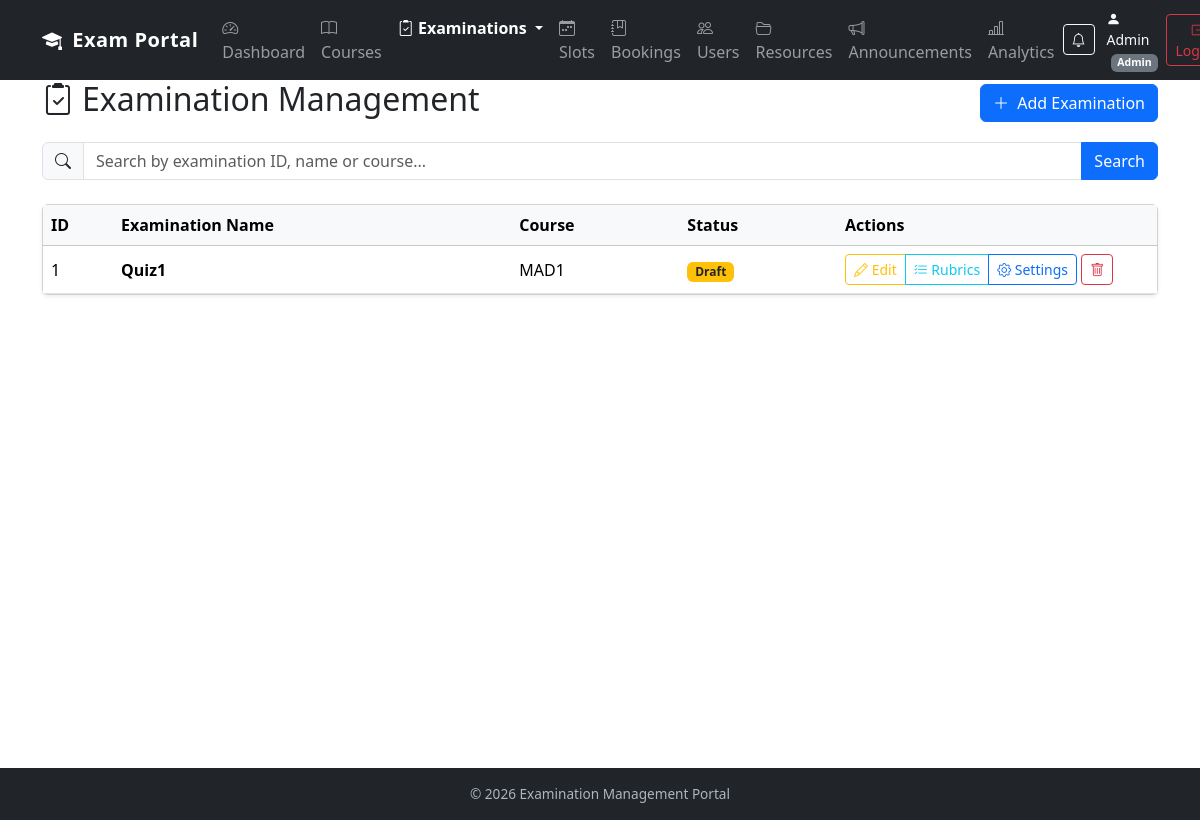
Page /examinations (signed in) on the earlier database version.
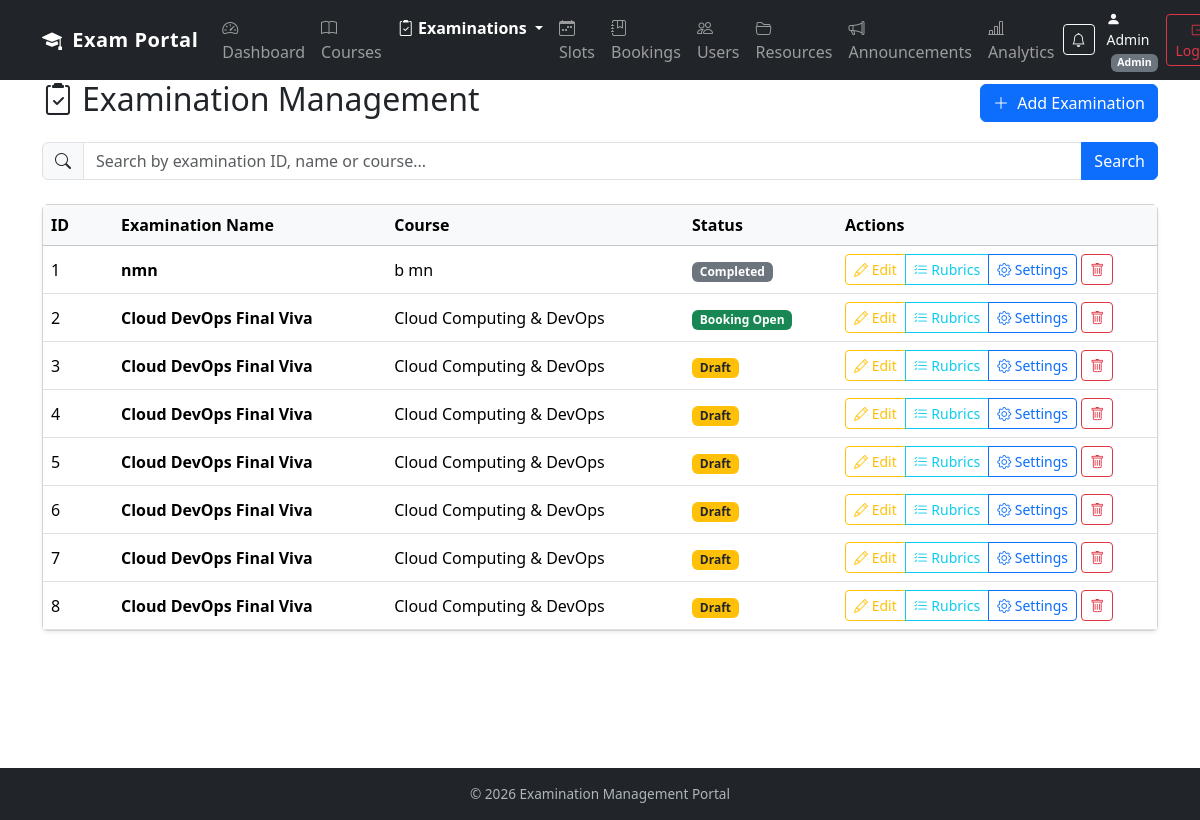
Same page on the later database version.
### models.py (models this page shows, shortened)
class Examination(db.Model):
    id = db.Column(db.Integer, primary_key=True)
    name = db.Column(db.String(100), nullable=False)
    course_id = db.Column(
        db.Integer, db.ForeignKey("course.id"), nullable=False
    )
    status = db.Column(db.String(30), default="Draft")
    slot_creation_start = db.Column(db.String(30))
    slot_creation_end = db.Column(db.String(30))
    booking_start = db.Column(db.String(30))
    booking_end = db.Column(db.String(30))
    slot_creation_open = db.Column(db.Boolean, default=False)
    booking_open = db.Column(db.Boolean, default=False)
    course = db.relationship("Course", backref="examinations")

class Course(db.Model):
    id = db.Column(db.Integer, primary_key=True)
    name = db.Column(db.String(100), nullable=False)
    description = db.Column(db.String(500))

### app.py (the view, shortened to what this page needs)
@app.route("/examinations")
@role_required("Admin")
def examinations():
    search = request.args.get("search", "").strip().lower()
    all_examinations = Examination.query.all()
    for examination in all_examinations:
        update_examination_status(examination)
    return render_template(
        "examinations.html",
        examinations=all_examinations,
        search=search
    )

### app.py (called while the page is built)
def role_required(required_role):
    def decorator(function):
        @wraps(function)
        def wrapper(*args, **kwargs):
            if "user_id" not in session:
                return redirect(url_for("login"))
            user = User.query.get(session["user_id"])
            if not user.is_active:
                session.clear()
                return redirect(url_for("login"))
            if user is None:
                session.clear()
                return redirect(url_for("login"))
            if user.role != required_role:
                abort(403)
            if user.role == "Examiner" and not user.is_approved:
                session.clear()
                return redirect(url_for("login"))
            return function(*args, **kwargs)
        return wrapper
    return decorator

@app.context_processor
def inject_global_data():
    unread_count = 0
    if "user_id" in session:
        unread_count = Notification.query.filter_by(
            user_id=session["user_id"],
            is_read=False
        ).count()
    return {"unread_notifications_count": unread_count}

### templates/examinations.html (shortened to what the changed rows need)
{% extends "base.html" %}
{% block content %}
<div class="container mt-4">
    <div class="d-flex justify-content-between align-items-center mb-3">
        <h2><i class="bi bi-clipboard2-check me-2"></i>Examination Management</h2>
    </div>
    <div class="card shadow-sm">
        <div class="card-body p-0">
            <div class="table-responsive">
                <table class="table table-hover align-middle mb-0">
                    <thead class="table-light">
                        <tr>
                            <th style="width: 70px;">ID</th>
                            <th>Examination Name</th>
                            <th>Course</th>
                            <th>Status</th>
                            <th style="width: 320px;">Actions</th>
                        </tr>
                    </thead>
                    <tbody>
                        {% for examination in examinations %}
                        <tr>
                            <td>{{ examination.id }}</td>
                            <td class="fw-semibold">{{ examination.name }}</td>
                            <td>{{ examination.course.name }}</td>
                            <td>
                                {% if examination.status == 'Completed' %}
                                    <span class="badge bg-secondary">Completed</span>
                                {% elif examination.status == 'Booking Open' %}
                                    <span class="badge bg-success">Booking Open</span>
                                {% elif examination.status == 'Slot Creation' %}
                                    <span class="badge bg-info text-dark">Slot Creation</span>
                                {% elif examination.status == 'Closed' %}
                                    <span class="badge bg-danger">Closed</span>
                                {% else %}
                                    <span class="badge bg-warning text-dark">{{ examination.status }}</span>
                                {% endif %}
                            </td>
                            <td>
                                <div class="btn-group btn-group-sm">
                                    <a href="{{ url_for('edit_examination', examination_id=examination.id) }}"
                                       class="btn btn-outline-warning" title="Edit">
                                        <i class="bi bi-pencil"></i> Edit
                                    </a>
                                    <a href="{{ url_for('manage_rubrics', examination_id=examination.id) }}"
                                       class="btn btn-outline-info" title="Manage Rubrics">
                                        <i class="bi bi-list-check"></i> Rubrics
                                    </a>
                                    <a href="{{ url_for('examination_settings', examination_id=examination.id) }}"
                                       class="btn btn-outline-primary" title="Settings & Dates">
                                        <i class="bi bi-gear"></i> Settings
                                    </a>
                                </div>
                                <form action="{{ url_for('delete_examination', examination_id=examination.id) }}"
                                      method="POST"
                                      style="display:inline;"
                                      onsubmit="return confirm('Are you sure you want to delete this examination?');">
                                    <button type="submit" class="btn btn-outline-danger btn-sm" title="Delete">
                                        <i class="bi bi-trash"></i>
                                    </button>
                                </form>
                            </td>
                        </tr>
                        {% endfor %}
                    </tbody>
                </table>
            </div>
        </div>
    </div>
</div>
{% endblock %}

Differences in the rows shown:
changed Examination id 1: name "Quiz1" → "nmn"; course.name "MAD1" → "b mn"; status "Draft" → (not shown); now shows "Completed"
added Examination: id "2", name "Cloud DevOps Final Viva", course.name "Cloud Computing & DevOps", status "Booking Open"
added Examination: id "3", name "Cloud DevOps Final Viva", course.name "Cloud Computing & DevOps", status "Draft"
added Examination: id "4", name "Cloud DevOps Final Viva", course.name "Cloud Computing & DevOps", status "Draft"
added Examination: id "5", name "Cloud DevOps Final Viva", course.name "Cloud Computing & DevOps", status "Draft"
added Examination: id "6", name "Cloud DevOps Final Viva", course.name "Cloud Computing & DevOps", status "Draft"
added Examination: id "7", name "Cloud DevOps Final Viva", course.name "Cloud Computing & DevOps", status "Draft"
added Examination: id "8", name "Cloud DevOps Final Viva", course.name "Cloud Computing & DevOps", status "Draft"
